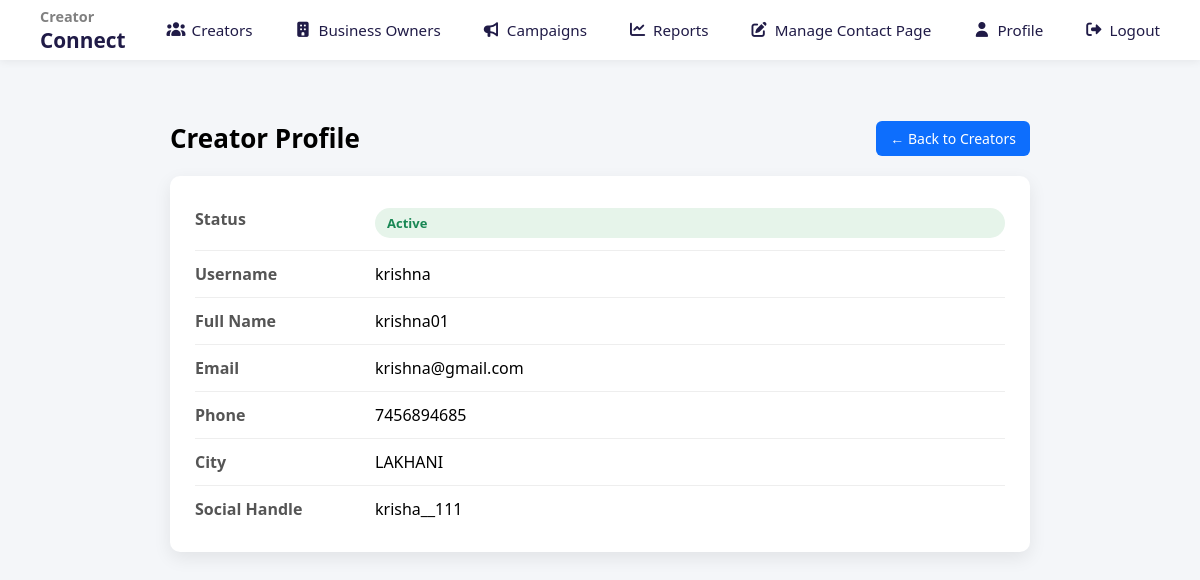
The app's page /Admin/admin_view_creator.php?id=1 (signed in) with its own data.
### tables this page shows
CREATE TABLE IF NOT EXISTS `creators` (
  `creator_id` int NOT NULL AUTO_INCREMENT,
  `user_id` int NOT NULL,
  `full_name` varchar(100) DEFAULT NULL,
  `phone` varchar(15) DEFAULT NULL,
  `city` varchar(100) DEFAULT NULL,
  `social_handle` varchar(100) DEFAULT NULL,
  `created_at` timestamp NULL DEFAULT CURRENT_TIMESTAMP,
  PRIMARY KEY (`creator_id`),
  KEY `user_id` (`user_id`)
);

CREATE TABLE IF NOT EXISTS `users_login` (
  `UserId` int NOT NULL AUTO_INCREMENT,
  `UserType` varchar(20) NOT NULL,
  `Email` varchar(150) NOT NULL,
  `UserName` varchar(50) NOT NULL,
  `Password` varchar(255) DEFAULT NULL,
  `oauth_provider` varchar(50) DEFAULT NULL,
  `oauth_id` varchar(100) DEFAULT NULL,
  `force_password_change` tinyint(1) DEFAULT '0',
  `created_at` timestamp NULL DEFAULT CURRENT_TIMESTAMP,
  `Status` enum('active','blocked') DEFAULT 'active',
  `reset_token` varchar(255) DEFAULT NULL,
  `reset_token_expiry` datetime DEFAULT NULL,
  PRIMARY KEY (`UserId`),
  UNIQUE KEY `UserName` (`UserName`)
);

### Admin/admin_view_creator.php (the view, shortened to what this page needs)
<?php
require_once __DIR__ . '/../Common Files/config.php';
$creatorId = (int)($_GET['id'] ?? 0);
$sql = "
SELECT
    u.UserId,
    u.UserName,
    u.Email,
    u.Status,
    c.full_name,
    c.phone,
    c.city,
    c.social_handle
FROM users_login u
JOIN creators c ON u.UserId = c.user_id
WHERE u.UserId = ?
AND u.UserType = 'creator'
LIMIT 1
";
$stmt = $conn->prepare($sql);
$stmt->bind_param("i", $creatorId);
$stmt->execute();
$result = $stmt->get_result();
$creator = $result->fetch_assoc();
?>
<!DOCTYPE html>
<html lang="en">
<head>
    <link rel="stylesheet" href="admin_view_creator.css">
    <link rel="stylesheet"
          href="https://cdnjs.cloudflare.com/ajax/libs/font-awesome/7.0.0/css/all.min.css">
</head>
<body>
<?php include(__DIR__ . '/../Common Files/navbar.php'); ?>
<div class="container">
    <div class="header">
        <h1>Creator Profile</h1>
        <a href="admin_creators.php" class="back-btn">
            ← Back to Creators
        </a>
    </div>
    <div class="card">
        <div class="row">
            <label>Status</label>
            <span class="status <?= $creator['Status'] ?>">
                <?= ucfirst($creator['Status']) ?>
            </span>
        </div>
        <div class="row">
            <label>Username</label>
            <span><?= htmlspecialchars($creator['UserName']) ?></span>
        </div>
        <div class="row">
            <label>Full Name</label>
            <span><?= htmlspecialchars($creator['full_name']) ?></span>
        </div>
        <div class="row">
            <label>Email</label>
            <span><?= htmlspecialchars($creator['Email']) ?></span>
        </div>
        <div class="row">
            <label>Phone</label>
            <span><?= htmlspecialchars($creator['phone']) ?></span>
        </div>
        <div class="row">
            <label>City</label>
            <span><?= htmlspecialchars($creator['city']) ?></span>
        </div>
        <div class="row">
            <label>Social Handle</label>
            <span>
                <?php if (!empty($creator['social_handle'])): ?>
                    <?= htmlspecialchars($creator['social_handle']) ?>
                <?php else: ?>
                    —
                <?php endif; ?>
            </span>
        </div>
    </div>
</div>
</body>
</html>

### Admin/admin_view_creator.css (style rules this page uses)
* { box-sizing: border-box; font-family: 'Segoe UI', Tahoma, sans-serif; }
body { margin: 0; background: #f4f6f9; }
.container { max-width: 900px; margin: 30px auto; padding: 20px; }
.header { display: flex; justify-content: space-between; align-items: center; margin-bottom: 20px; }
.header h1 { font-size: 26px; margin: 0; }
.back-btn { text-decoration: none; background: #0d6efd; color: #fff; padding: 8px 14px; border-radius: 6px; font-size: 14px; }
.card { background: #ffffff; border-radius: 10px; padding: 20px 25px; box-shadow: 0 6px 18px rgba(0,0,0,0.08); }
.row { display: grid; grid-template-columns: 180px 1fr; padding: 12px 0; border-bottom: 1px solid #eee; }
.row:last-child { border-bottom: none; }
.row label { font-weight: 600; color: #555; }
.status { padding: 6px 12px; border-radius: 20px; font-size: 13px; font-weight: bold; display: inline-block; }
.status.active { background: #e6f4ea; color: #198754; }

### Common Files/navbar.css (style rules this page uses)
* { margin: 0; padding: 0; box-sizing: border-box; font-family: "Segoe UI", sans-serif; }
body { padding-top: 70px; }

### records on screen
creators: user.Status "Active", user.UserName "krishna", full_name "krishna01", user.Email "krishna@gmail.com", phone "7456894685", city "LAKHANI", social_handle "krisha__111"
